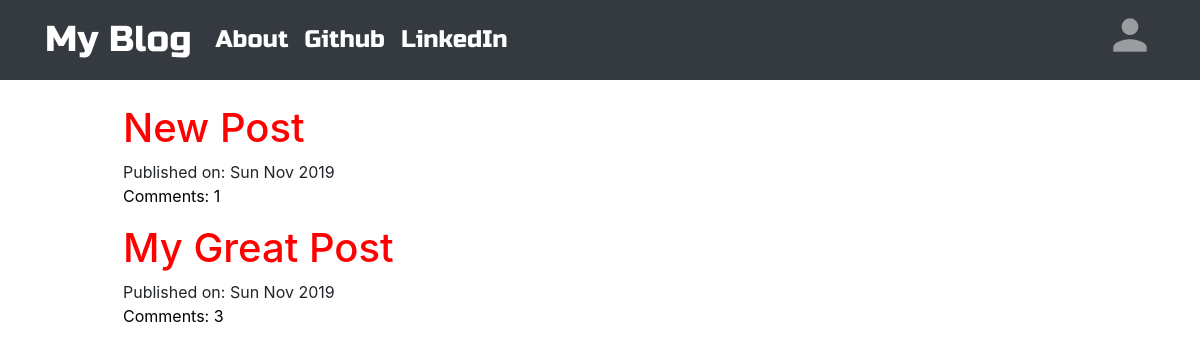
The page / on the database its author committed.
### blog/models.py (models this page shows, shortened)
class Post(models.Model):
    author = models.ForeignKey('auth.User', on_delete= models.CASCADE)
    title = models.CharField(max_length=200)
    text = models.TextField()
    create_date = models.DateTimeField(default=timezone.now)
    publish_date = models.DateTimeField(blank=True,null=True)

### blog/views.py (the view)
# urls.py: path('',views.PostListView.as_view(),name='list'),
class PostListView(ListView):
    model = Post
    def get_queryset(self):
        return Post.objects.filter(publish_date__lte=timezone.now()).order_by('-publish_date')

### blog/templates/blog/post_list.html
{% extends 'blog/blog_base.html' %} {% block content %}
<div class="mx-auto centerstage mt-3">
  {% if post_list %} {% for post in post_list %}
  <h1>
    <a class="color" href="{% url 'blog:post_detail' pk=post.id %}"
      >{{ post.title }}</a
    >
  </h1>
  <div class="date">
    <p class="mb-0">Published on: {{post.publish_date|date:'D M Y'}}</p>
  </div>
  <p>
    <a style="color: black" href="{% url 'blog:post_detail' pk=post.id %}"
      >Comments: {{post.comments.count}}</a
    >
  </p>
  {% endfor %} {% else %}
  <p>NO POSTS</p>
  {% endif %}
</div>
{% endblock %}

### blog/static/css/blog.css (style rules this page uses)
.color { color: red; animation-name: example; animation-duration: 4s; animation-iteration-count: infinite; }
.centerstage { margin-left: auto; margin-right: auto; }

### rows shown on the page
Post: title "New Post", publish_date "Sun Nov 2019", comments.count "1"
Post: title "My Great Post", publish_date "Sun Nov 2019", comments.count "3"
